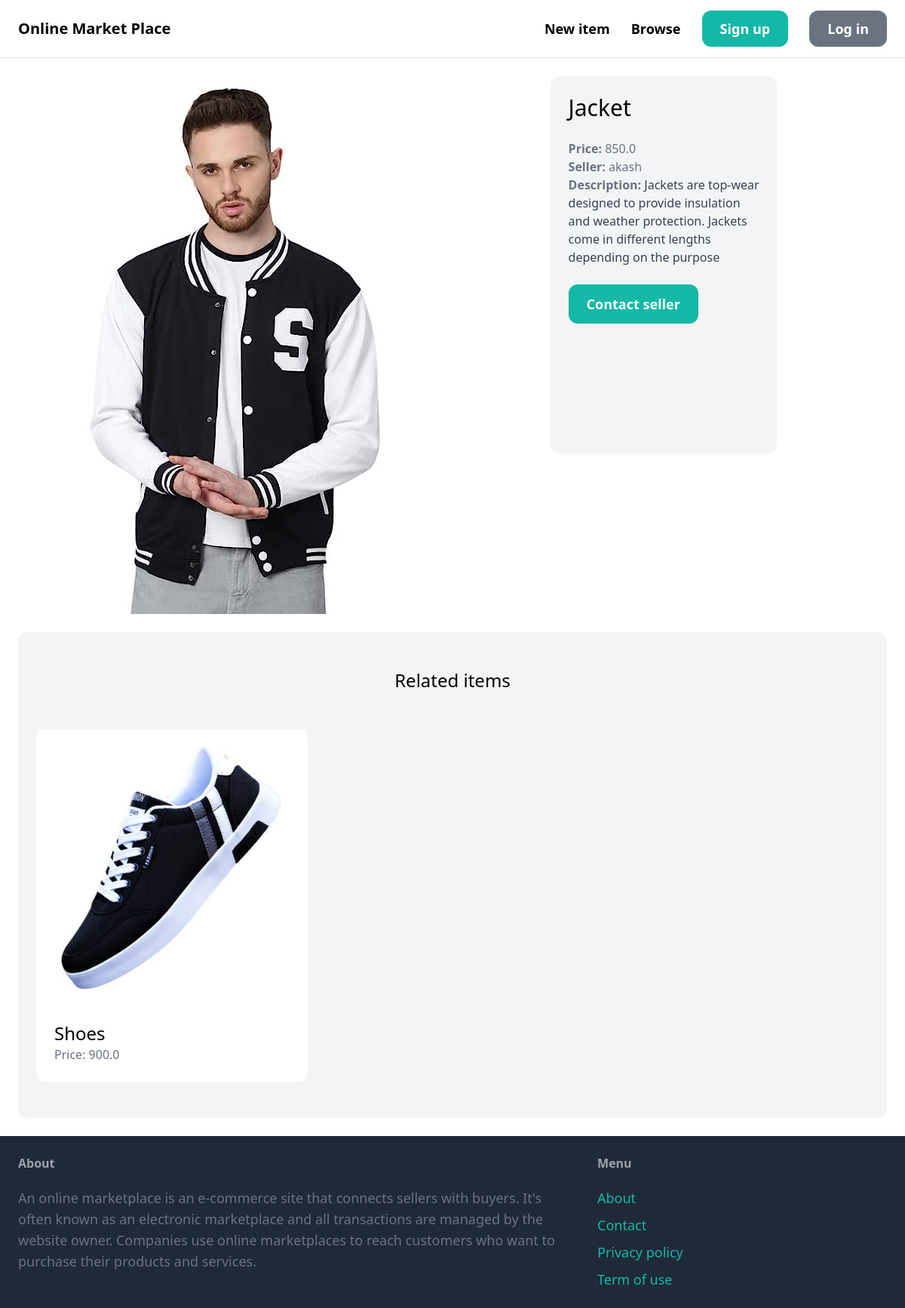
Page /items/1/ on the committed database.
### item/models.py (models this page shows, shortened)
class Item(models.Model):
    category = models.ForeignKey(Category, related_name='items', on_delete=models.CASCADE)
    name = models.CharField(max_length=255)
    description = models.TextField(blank=True, null=True)
    price = models.FloatField()
    image = models.ImageField(upload_to='item_images', blank=True, null=True)
    is_sold = models.BooleanField(default=False)
    created_by = models.ForeignKey(User, related_name='items', on_delete=models.CASCADE)
    created_at = models.DateTimeField(auto_now_add=True)

### item/views.py (the view)
# urls.py: path('<int:pk>/', views.detail, name='detail'),
def detail(request, pk):
    item = get_object_or_404(Item, pk=pk)
    related_items = Item.objects.filter(category=item.category, is_sold=False).exclude(pk=pk)[0:3]
    return render(request, 'item/detail.html', {
        'item': item,
         'related_items':related_items
    })

### item/templates/item/detail.html (shortened to what this page needs)
{% extends 'core/base.html' %}
{% block content %}
<div class="grid grid-cols-5 gap-6">
    <div class="col-span-3">
        <img src="{{ item.image.url }}" class="rounded-xl">
    </div>
    <div class="col-span-2 p-6 bg-gray-100 rounded-xl" style="width: 300px; height:500px; padding-right:20px;">
        <h1 class="mb-6 text-3xl">{{ item.name }}</h1>
        <p class="text-gray-500"><strong>Price: </strong>{{ item.price }}</p>
        <p class="text-gray-500"><strong>Seller: </strong>{{ item.created_by.username }}</p>
        {% if item.description %}
            <p class="text-gray-700">
                <strong class="text-gray-500">Description:</strong>
                {{ item.description }}
            </p>
        {% endif %}
        {% if request.user == item.created_by %}
            <div class="mt-6 p-6 bg-white rounded-xl">
                <p>This is your item!</p>
                <a href="{% url 'item:edit' item.id %}" class="inline-block mt-6 px-6 py-3 text-lg font-semibold bg-teal-500 text-white rounded-xl">Edit</a>
                <a href="{% url 'item:delete' item.id %}" class="inline-block mt-6 px-6 py-3 text-lg font-semibold bg-red-500 text-white rounded-xl">Delete</a>
            </div>
        {% else %}
            <a href="{% url 'conversation:new' item.id %}" class="inline-block mt-6 px-6 py-3 text-lg font-semibold bg-teal-500 text-white rounded-xl hover:bg-teal-700">Contact seller</a>
        {% endif %}
    </div>
</div>
<div class="mt-6 px-6 py-12 bg-gray-100 rounded-xl">
    <h2 class="mb-12 text-2xl text-center">Related items</h2>
    <div class="grid grid-cols-3 gap-3">
        {% for item in related_items %}
            <div>
                <a href="{% url 'item:detail' item.id %}">
                    <div>
                        <img src="{{ item.image.url }}" class="rounded-t-xl">
                    </div>
                    <div class="p-6 bg-white rounded-b-xl">
                        <h2 class="text-2xl">{{ item.name }}</h2>
                        <p class="text-gray-500">Price: {{ item.price }}</p>
                    </div>
                </a>
            </div>
        {% endfor %}
    </div>
</div>
{% endblock %}

### rows in the picture
Item: image (picture), name "Jacket", price "850.0", created_by.username "akash", description "Jackets are top-wear designed to provide insulation and weather protection. Jackets come in different lengths depending on the purpose"
Item: image (picture), name "Shoes", price "900.0"
